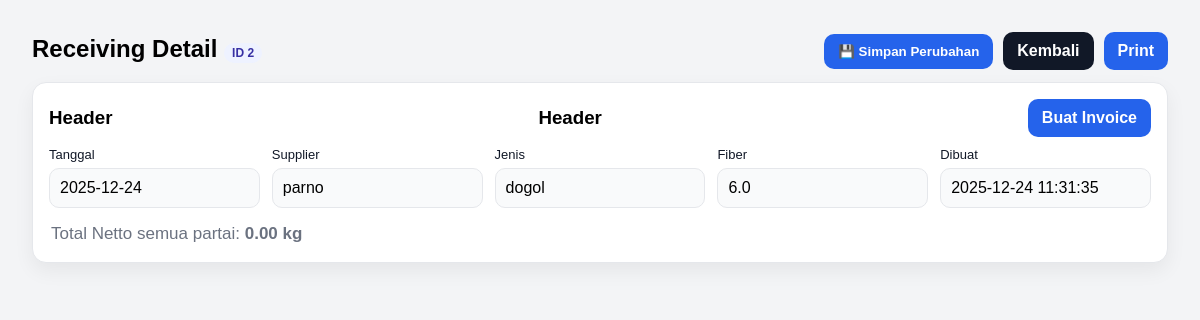
/receiving/2 (signed in), run on an earlier commit of the app's database.
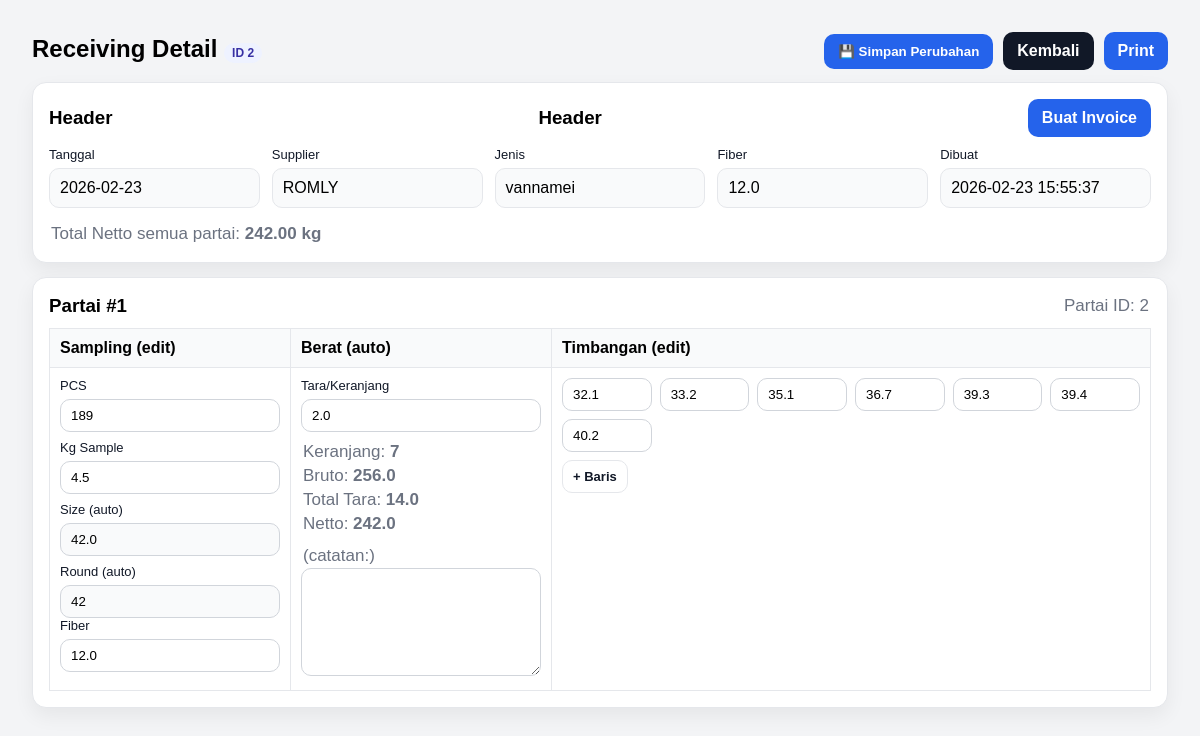
And on a later commit of the database.
### tables this page shows
CREATE TABLE receiving_header (
            id INTEGER PRIMARY KEY AUTOINCREMENT,
            receiving_no INTEGER NOT NULL UNIQUE,
            tanggal TEXT NOT NULL,
            supplier TEXT NOT NULL,
            jenis TEXT NOT NULL,
            fiber REAL DEFAULT 0,
            created_at TEXT DEFAULT (datetime('now','localtime'))
        );

CREATE TABLE receiving_item (
                id INTEGER PRIMARY KEY AUTOINCREMENT,
                header_id INTEGER NOT NULL,
                partai_no INTEGER NOT NULL,
            
                pcs INTEGER,
                kg_sample REAL,
            
                size REAL,
                round_size INTEGER,
            
                keranjang INTEGER,
                tara_per_keranjang REAL,
            
                bruto REAL,
                total_tara REAL,
                netto REAL,
            
                note TEXT,
                timbangan_json TEXT,
            
                kategori_kupasan TEXT,
                fiber REAL,
            
                FOREIGN KEY(header_id)
                    REFERENCES receiving_header(id)
                    ON DELETE CASCADE
            );

### receiving/routes.py (the view)
@receiving_bp.get("/<int:header_id>")
def receiving_detail(header_id):
    if not require_login():
        return redirect(url_for("login"))
    conn = get_conn()
    header = conn.execute(
        "SELECT * FROM receiving_header WHERE id=?",
        (header_id,)
    ).fetchone()
    if not header:
        conn.close()
        return "Receiving tidak ditemukan", 404
    partai_rows = conn.execute("""
        SELECT * FROM receiving_item
        WHERE header_id=?
        ORDER BY partai_no
    """, (header_id,)).fetchall()
    conn.close()
    partai, total_netto = [], 0
    for r in partai_rows:
        d = dict(r)
        d["timbangan"] = json.loads(d.get("timbangan_json") or "[]")
        total_netto += d.get("netto") or 0
        partai.append(d)
    return render_template(
        "receiving/receiving_detail.html",
        header=dict(header),
        partai=partai,
        total_netto=total_netto
    )

### helpers/auth.py (called while the page is built)
def require_login():
    return session.get("user") is not None

### helpers/db.py (called while the page is built)
def get_conn():
    conn = sqlite3.connect(DB_PATH, timeout=30)
    conn.row_factory = sqlite3.Row
    conn.execute("PRAGMA foreign_keys = ON;")
    conn.execute("PRAGMA journal_mode = WAL;")
    return conn

### templates/receiving/receiving_detail.html (shortened to what the changed rows need)
<!doctype html>
<html lang="id">
<head>
</head>
<body>
  <div class="top">
  <div>
    <h2>Receiving Detail <span class="pill">ID {{ header["id"] }}</span></h2>
  </div>
</div>
<div class="card">
  <div class="grid">
    <div class="field">
      <label>Tanggal</label>
      <div class="val">{{ header["tanggal"] }}</div>
    </div>
    <div class="field">
      <label>Supplier</label>
      <div class="val">{{ header["supplier"] }}</div>
    </div>
    <div class="field">
      <label>Jenis</label>
      <div class="val">{{ header["jenis"] or "-" }}</div>
    </div>
    <div class="field">
      <label>Fiber</label>
      <div class="val">{{ header["fiber"] if header["fiber"] is not none else "-" }}</div>
    </div>
    <div class="field">
      <label>Dibuat</label>
      <div class="val">{{ header["created_at"] or "-" }}</div>
    </div>
  </div>
  <div class="muted" style="margin-top:14px;">
    Total Netto semua partai: <b>{{ "%.2f"|format(total_netto) }} kg</b>
  </div>
</div>
  {% for p in partai %}
<div class="card" data-partai-id="{{ p['id'] }}">
  <div style="display:flex; justify-content:space-between; align-items:center; gap:10px;">
    <h3 style="margin:0;">Partai #{{ p["partai_no"] }}</h3>
    <div class="muted">Partai ID: {{ p["id"] }}</div>
  </div>
  <table>
    <thead>
      <tr>
        <th style="width:220px;">Sampling (edit)</th>
        <th style="width:240px;">Berat (auto)</th>
        <th>Timbangan (edit)</th>
      </tr>
    </thead>
    <tbody>
      <tr>
        <td>
          <div class="field" style="margin-bottom:8px;">
            <label>PCS</label>
            <input class="inp" name="pcs" type="number" value="{{ p['pcs'] if p['pcs'] is not none else '' }}">
          </div>
          <div class="field" style="margin-bottom:8px;">
            <label>Kg Sample</label>
            <input class="inp" name="kg_sample" type="number" step="0.01" value="{{ p['kg_sample'] if p['kg_sample'] is not none else '' }}">
          </div>
          <div class="field" style="margin-bottom:8px;">
            <label>Size (auto)</label>
            <input class="inp inp-read" name="size" type="text" readonly value="{{ p['size'] if p['size'] is not none else '' }}">
          </div>
           <div class="field">
            <label>Round (auto)</label>
            <input class="inp inp-read" name="round_size" type="text" readonly value="{{ p['round_size'] if p['round_size'] is not none else '' }}">
           </div>
          <div class="field">
            <label>Fiber</label>
              <input class="inp"
                     name="fiber"
                     type="number"
                     step="0.01"
                     value="{{ p['fiber'] if p['fiber'] is not none else '' }}">
          </div>
        </td>
        <td>
          <div class="field" style="margin-bottom:8px;">
            <label>Tara/Keranjang</label>
            <input class="inp" name="tara_per_keranjang" type="number" step="0.01"
                   value="{{ p['tara_per_keranjang'] if p['tara_per_keranjang'] is not none else '' }}">
          </div>
          <div class="muted">Keranjang: <b>{{ p["keranjang"] if p["keranjang"] is not none else "-" }}</b></div>
          <div class="muted">Bruto: <b>{{ p["bruto"] if p["bruto"] is not none else "-" }}</b></div>
          <div class="muted">Total Tara: <b>{{ p["total_tara"] if p["total_tara"] is not none else "-" }}</b></div>
          <div class="muted">Netto: <b>{{ p["netto"] if p["netto"] is not none else "-" }}</b></div>
          <div class="muted" style="margin-top:8px;">(catatan:)</div>
          <textarea class="inp" name="note" rows="6" style="resize:vertical;">{{ p["note"] or "" }}</textarea>
        </td>
        <td>
          <div class="timb-grid">
            {% if p["timbangan"] and p["timbangan"]|length > 0 %}
              {% for t in p["timbangan"] %}
                <input class="inp" data-timbangan="1" type="number" step="0.01" value="{{ t }}">
              {% endfor %}
            {% else %}
              <input class="inp" data-timbangan="1" type="number" step="0.01" value="">
            {% endif %}
          </div>
          <div class="small-actions">
            <button type="button" class="btn btn-outline btn-sm" data-add-timb="1">+ Baris</button>
          </div>
        </td>
      </tr>
    </tbody>
  </table>
</div>
{% endfor %}
</body>
</html>

What changed in the data, as far as the page shows it:
changed receiving_header id 2: tanggal "2025-12-24" → "2026-02-23"; supplier "parno" → "ROMLY"; jenis "dogol" → "vannamei"; fiber "6.0" → "12.0"; created_at "2025-12-24 11:31:35" → "2026-02-23 15:55:37"
added receiving_item: partai_no "1", id "2", pcs "189", kg_sample "4.5", size "42.0", round_size "42", fiber "12.0", tara_per_keranjang "2.0", keranjang "7", bruto "256.0", total_tara "14.0", netto "242.0", t "32.1" "33.2" "35.1" "36.7" "39.3" "39.4" "40.2"
Also different on the page:
{{ "%.2f"|format(total_netto) }}: "0.00" → "242.00"
